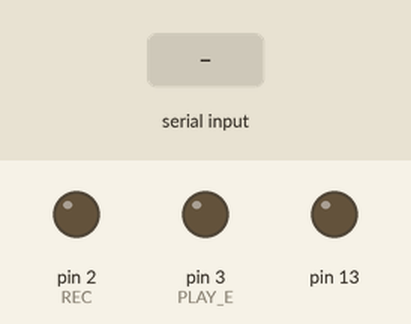
Bench run of a sketch on a simulated Arduino Uno, built with avr-gcc and run on an emulated ATmega328P. Shown: output pins drawn as LEDs (lit = HIGH). Inputs (shaded band) come from the test bench. What the sketch prints to the serial monitor is not drawn.

Above: at 1.2 s.
1.3 s: "p" received over Serial
At 1.51 s:
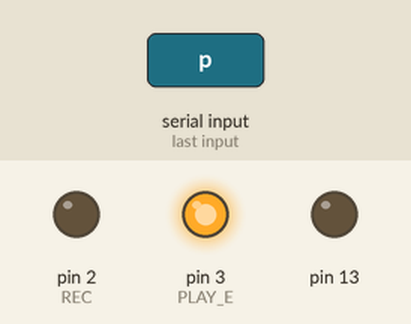
Timing chart, 0 to 4.3 s (numbered marks = the images above; inputs shaded):
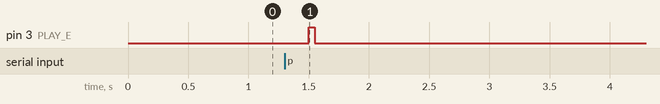

Measured:
- after the input at 1.3 s, pin 3 (PLAY_E): LOW → HIGH after 0.20 s, → LOW 0.05 s later

The sketch:

Sound.ino
```cpp
#define REC 2 // pin 2 is used for recording
#define PLAY_E 3
#define playTime 5000 // playback time 5 seconds
#define recordTime 3000 // recording time 3 seconds
#define playLTime 900
void setup() {
  // put your setup code here, to run once:
pinMode(13,OUTPUT);

Serial.begin(9600);
pinMode(REC,OUTPUT);// set the REC pin as output
//pinMode(PLAY_L,OUTPUT);// set the PLAY_L pin as output
pinMode(PLAY_E,OUTPUT);
}

void loop() {
  // put your main code here, to run repeatedly:
digitalWrite(13,LOW);
       char inChar = (char)Serial.read();
            if(inChar =='p' || inChar =='P'){
            digitalWrite(PLAY_E, HIGH);
            delay(50);
            digitalWrite(PLAY_E, LOW);
              Serial.println("Playbak Started");
            delay(playTime);

              Serial.println("Playbak Ended");

            }// if
            else if(inChar =='r' || inChar =='R'){
              digitalWrite(REC, HIGH);
              Serial.println("Recording started");
              delay(recordTime);
              digitalWrite(REC, LOW);
              Serial.println("Recording Stopped ");
            }


Serial.println("**** Enter r to record, p to play");

  delay(500);
}
```
